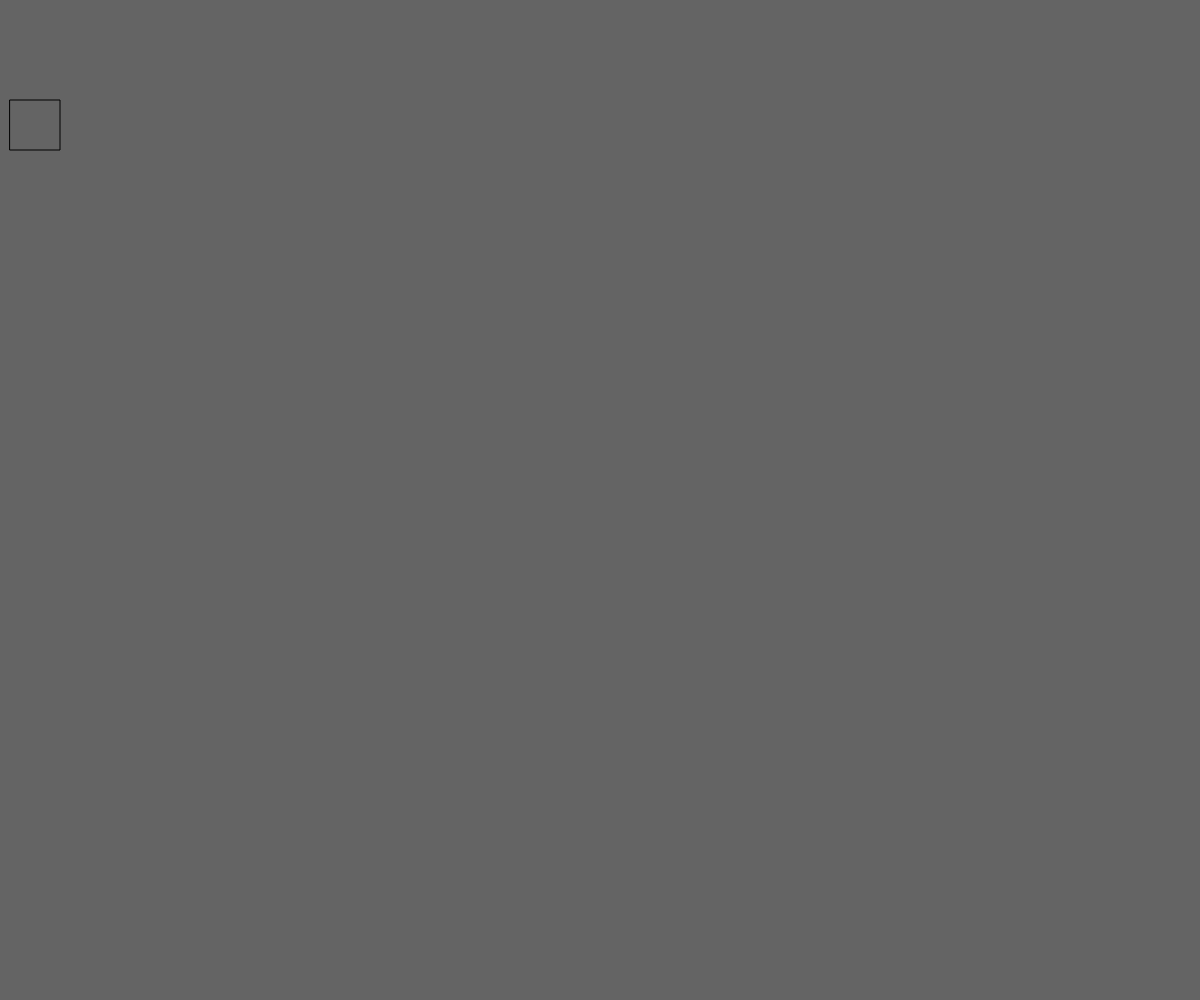
Frame 1 (no input)
Frame 60 (no input): identical to frame 1, image omitted
Frame 120 (the mouse pressed at the canvas centre since frame 60): identical to frame 1, image omitted

The p5.js sketch that drew this single still picture (run headless with seeded random() and noise() and a simulated clock; from frame 60 on, the mouse is pressed at the canvas centre):

// p5.js sketch
// ── sketch.js
function setup(){
    var cnv = createCanvas(windowWidth, windowHeight);

}

function draw(){
    background(100);
    fill(100);
    rect(10,100,50,50);
}
// ── style.css


.html {
    margin: 0px;
    
}
